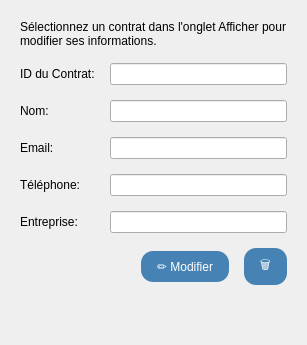
      <widget class="QWidget" name="modifyTab">
       <attribute name="title">
        <string>✅ Modifier</string>
       </attribute>
       <layout class="QVBoxLayout" name="modifyLayout">
        <property name="spacing">
         <number>15</number>
        </property>
        <property name="leftMargin">
         <number>20</number>
        </property>
        <property name="topMargin">
         <number>20</number>
        </property>
        <property name="rightMargin">
         <number>20</number>
        </property>
        <property name="bottomMargin">
         <number>20</number>
        </property>
        <item>
         <widget class="QLabel" name="modifyLabel">
          <property name="text">
           <string>Sélectionnez un contrat dans l'onglet Afficher pour modifier ses informations.</string>
          </property>
          <property name="wordWrap">
           <bool>true</bool>
          </property>
         </widget>
        </item>
        <item>
         <layout class="QFormLayout" name="modifyFormLayout">
          <item row="0" column="0">
           <widget class="QLabel" name="modifyIdLabel">
            <property name="text">
             <string>ID du Contrat:</string>
            </property>
           </widget>
          </item>
          <item row="0" column="1">
           <widget class="QLineEdit" name="modifyIdEdit">
            <property name="readOnly">
             <bool>true</bool>
            </property>
           </widget>
          </item>
          <item row="1" column="0">
           <widget class="QLabel" name="modifyNameLabel">
            <property name="text">
             <string>Nom:</string>
            </property>
           </widget>
          </item>
          <item row="1" column="1">
           <widget class="QLineEdit" name="modifyNameEdit"/>
          </item>
          <item row="2" column="0">
           <widget class="QLabel" name="modifyEmailLabel">
            <property name="text">
             <string>Email:</string>
            </property>
           </widget>
          </item>
          <item row="2" column="1">
           <widget class="QLineEdit" name="modifyEmailEdit"/>
          </item>
          <item row="3" column="0">
           <widget class="QLabel" name="modifyPhoneLabel">
            <property name="text">
             <string>Téléphone:</string>
            </property>
           </widget>
          </item>
          <item row="3" column="1">
           <widget class="QLineEdit" name="modifyPhoneEdit"/>
          </item>
          <item row="4" column="0">
           <widget class="QLabel" name="modifyCompanyLabel">
            <property name="text">
             <string>Entreprise:</string>
            </property>
           </widget>
          </item>
          <item row="4" column="1">
           <widget class="QLineEdit" name="modifyCompanyEdit"/>
          </item>
         </layout>
        </item>
        <item>
         <layout class="QHBoxLayout" name="modifyButtonLayout">
          <property name="spacing">
           <number>15</number>
          </property>
          <item>
           <spacer name="modifyButtonSpacer">
            <property name="orientation">
             <enum>Qt::Orientation::Horizontal</enum>
            </property>
            <property name="sizeHint" stdset="0">
             <size>
              <width>40</width>
              <height>20</height>
             </size>
            </property>
           </spacer>
          </item>
          <item>
           <widget class="QPushButton" name="updateContratBtn">
            <property name="styleSheet">
             <string notr="true">background-color: rgb(70, 130, 180);
font: 14pt &quot;Segoe UI&quot;;
font: 900 12pt &quot;Segoe UI&quot;;
color: white;
border-radius: 12px;
padding: 8px 16px;</string>
            </property>
            <property name="text">
             <string>✏️ Modifier</string>
            </property>
           </widget>
          </item>
          <item>
           <widget class="QPushButton" name="deleteContratBtn">
            <property name="styleSheet">
             <string notr="true">background-color: rgb(70, 130, 180);
font: 14pt &quot;Segoe UI&quot;;
font: 900 12pt &quot;Segoe UI&quot;;
color: white;
border-radius: 12px;
padding: 8px 16px;</string>
            </property>
            <property name="text">
             <string>🗑️</string>
            </property>
           </widget>
          </item>
         </layout>
        </item>
        <item>
         <spacer name="modifyVerticalSpacer">
          <property name="orientation">
           <enum>Qt::Orientation::Vertical</enum>
          </property>
          <property name="sizeHint" stdset="0">
           <size>
            <width>20</width>
            <height>40</height>
           </size>
          </property>
         </spacer>
        </item>
       </layout>
      </widget>
